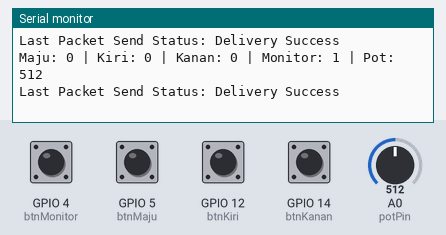
The sketch below on a simulated ESP8266 (NodeMCU). On the bench: the last lines printed to the serial monitor. Inputs (shaded band) come from the test bench; at power-on: GPIO 4 (btnMonitor), GPIO 5 (btnMaju), GPIO 12 (btnKiri), GPIO 14 (btnKanan) HIGH, A0 (potPin) = 512.

Above: at 1.2 s.
1.3 s: A0 (potPin) set to 716
At 2.12 s:
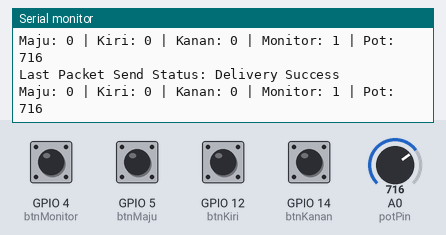
2.8 s: GPIO 4 (btnMonitor) pulled LOW for 0.15 s
4.4 s: GPIO 5 (btnMaju) pulled LOW for 0.15 s
6.0 s: GPIO 12 (btnKiri) pulled LOW for 0.15 s
At 6.05 s:
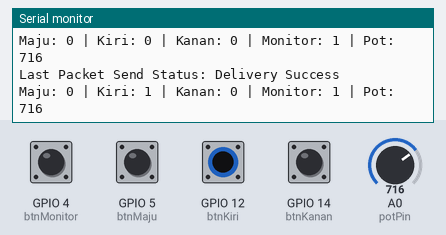
7.6 s: GPIO 14 (btnKanan) pulled LOW for 0.15 s
9.2 s: A0 (potPin) set to 900
At 9.29 s:
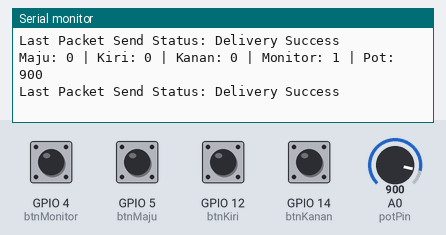
Timing chart, 0 to 11.7 s (numbered marks = the images above; inputs shaded):
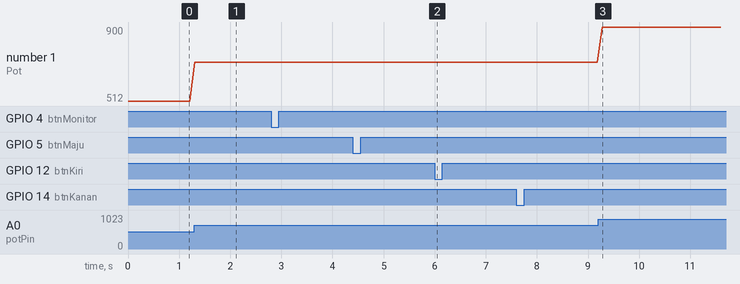

The sketch:

remote.ino
```cpp
#include <ESP8266WiFi.h>
#include <espnow.h>

// MAC slave
uint8_t mac_slave[] = {0xDC, 0x4F, 0x22, 0x05, 0xDF, 0xB6};

// Pin Button
int btnMaju = 5;
int btnKiri = 12;
int btnKanan = 14;
int btnMonitor = 4;
int potPin = A0;

// Data remote
typedef struct {
    bool maju;
    bool kiri;
    bool kanan;
    bool monitor;
    int potValue;
  } RemoteData;

RemoteData myData;

int value = 0;
int state = 0;

void OnDataSent(uint8_t *mac_addr, uint8_t status) {
  Serial.print("Last Packet Send Status: ");
  Serial.println(status == 0 ? "Delivery Success" : "Delivery Fail");
}

void setup() {

  WiFi.mode(WIFI_STA);

  Serial.begin(9600);

  pinMode(btnMaju, INPUT_PULLUP);
  pinMode(btnKiri, INPUT_PULLUP);
  pinMode(btnKanan, INPUT_PULLUP);
  pinMode(btnMonitor, INPUT_PULLUP);

  if (esp_now_init() != 0) {
    Serial.println("Error initializing ESP-NOW");
    return;
  }

  esp_now_set_self_role(ESP_NOW_ROLE_CONTROLLER);
  esp_now_register_send_cb(OnDataSent);
  esp_now_add_peer(mac_slave,ESP_NOW_ROLE_SLAVE,1,NULL,0);

}

void loop() {

  // Tombol aktif LOW
  myData.maju    = digitalRead(btnMaju)    == LOW;
  myData.kiri    = digitalRead(btnKiri)    == LOW;
  myData.kanan   = digitalRead(btnKanan)   == LOW;

  int buttonMonitor = digitalRead(btnMonitor);
  if(buttonMonitor == 0){
    value += 1;
  }

  if(value % 2 == 0){
      state = 1;
  } else {
      state = 0;
  }

  myData.monitor = state;
  myData.potValue= analogRead(potPin);

  Serial.print("Maju: ");
  Serial.print(myData.maju);
  Serial.print(" | Kiri: ");
  Serial.print(myData.kiri);
  Serial.print(" | Kanan: ");
  Serial.print(myData.kanan);
  Serial.print(" | Monitor: ");
  Serial.print(myData.monitor);
  Serial.print(" | Pot: ");
  Serial.println(myData.potValue);

  esp_now_send(mac_slave, (uint8_t *) &myData, sizeof(myData));

  delay(100);

}
```

Measured:
- after the input at 1.3 s, the serial monitor: prints a new line at once (image 1)
- after the input at 6.0 s, the serial monitor: prints a new line after 0.05 s (image 2)
- after the input at 9.2 s, the serial monitor: prints a new line after 0.08 s (image 3)
- plotted number 1: 512 → 716 after the input at 1.3 s, 716 → 900 after the input at 9.2 s
